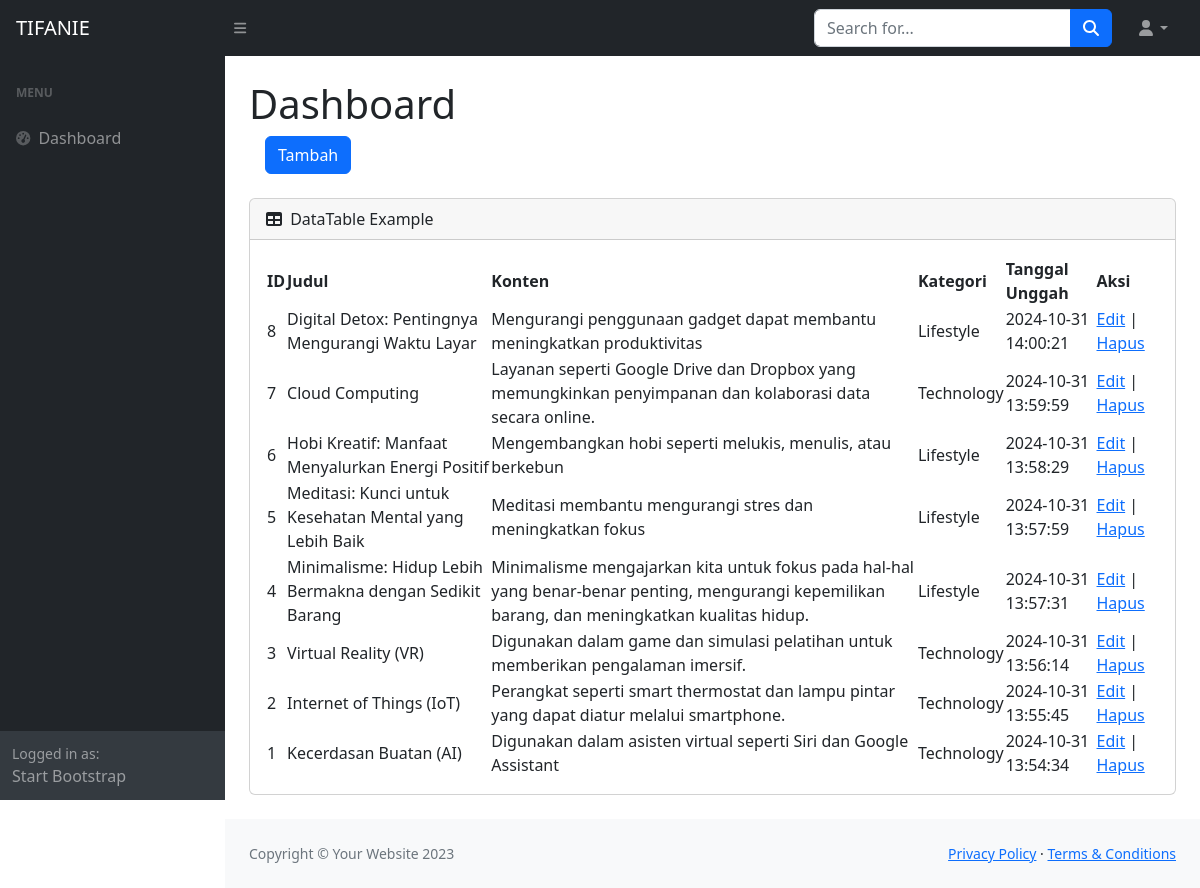
Screenshot of /admin/dashboard.php with the database file from the repository.
### tables this page shows
CREATE TABLE `articles` (
  `article_id` int(11) NOT NULL,
  `user_id` int(11) NOT NULL,
  `category_id` int(11) NOT NULL,
  `title` varchar(255) NOT NULL,
  `content` text NOT NULL,
  `image` varchar(255) DEFAULT NULL,
  `created_at` timestamp NOT NULL DEFAULT current_timestamp(),
  `updated_at` timestamp NOT NULL DEFAULT current_timestamp() ON UPDATE current_timestamp(),
  `upload_time` timestamp NOT NULL DEFAULT current_timestamp(),
  `view_count` int(11) DEFAULT 0,
  `status` enum('Draft','Published','Rejected') DEFAULT 'Draft'
);

CREATE TABLE `categories` (
  `category_id` int(11) NOT NULL,
  `name` varchar(50) NOT NULL
);

### admin/dashboard.php (the view, shortened to what this page needs)
<?php
require '../config.php';
?>
<!DOCTYPE html>
<html lang="en">
<head>
    <link href="https://cdn.jsdelivr.net/npm/simple-datatables@7.1.2/dist/style.min.css" rel="stylesheet" />
    <link href="css/styles.css" rel="stylesheet" />
</head>
<body class="sb-nav-fixed">
    <nav class="sb-topnav navbar navbar-expand navbar-dark bg-dark">
        <a class="navbar-brand ps-3" href="index.html">TIFANIE</a>
        <button class="btn btn-link btn-sm order-1 order-lg-0 me-4 me-lg-0" id="sidebarToggle" href="#!"><i
                class="fas fa-bars"></i></button>
        <form class="d-none d-md-inline-block form-inline ms-auto me-0 me-md-3 my-2 my-md-0">
            <div class="input-group">
                <input class="form-control" type="text" placeholder="Search for..." aria-label="Search for..."
                    aria-describedby="btnNavbarSearch" />
                <button class="btn btn-primary" id="btnNavbarSearch" type="button"><i
                        class="fas fa-search"></i></button>
            </div>
        </form>
        <ul class="navbar-nav ms-auto ms-md-0 me-3 me-lg-4">
            <li class="nav-item dropdown">
                <a class="nav-link dropdown-toggle" id="navbarDropdown" href="#" role="button" data-bs-toggle="dropdown"
                    aria-expanded="false"><i class="fas fa-user fa-fw"></i></a>
            </li>
        </ul>
    </nav>
    <div id="layoutSidenav">
        <div id="layoutSidenav_nav">
            <nav class="sb-sidenav accordion sb-sidenav-dark" id="sidenavAccordion">
                <div class="sb-sidenav-menu">
                    <div class="nav">
                        <div class="sb-sidenav-menu-heading">menu</div>
                        <a class="nav-link" href="tambah.php">
                            <div class="sb-nav-link-icon"><i class="fas fa-tachometer-alt"></i></div>
                            Dashboard
                        </a>
                    </div>
                </div>
                <div class="sb-sidenav-footer">
                    <div class="small">Logged in as:</div>
                    Start Bootstrap
                </div>
            </nav>
        </div>
        <div id="layoutSidenav_content">
            <main>
                <div class="container-fluid px-4">
                    <h1 class="mt-4">Dashboard</h1>
                    <ol class="breadcrumb mb-4">
                        <button class="btn btn-primary ms-3"><a href="../admin/tambah.php" style="color:white; text-decoration:none;">Tambah</a></button>
                    </ol>
                    <div class="card mb-4">
                        <div class="card-header">
                            <i class="fas fa-table me-1"></i>
                            DataTable Example
                        </div>
                        <div class="card-body">
                            <table id="datatablesSimple">
                                <thead>
                                    <tr>
                                    <th>ID</th>
                                    <th>Judul</th>
                                    <th>Konten</th>
                                    <th>Kategori</th>
                                    <th>Tanggal Unggah</th>
                                    <th>Aksi</th>
                                    </tr>
                                </thead>
                                <tbody>
                                    <?php
                                        $result = $conn->query("SELECT articles.*, categories.name AS category_name FROM articles JOIN categories ON articles.category_id = categories.category_id ORDER BY created_at DESC");
                                        while ($article = $result->fetch_assoc()) {
                                            echo "<tr>";
                                            echo "<td>{$article['article_id']}</td>";
                                            echo "<td>{$article['title']}</td>";
                                            echo "<td>{$article['content']}</td>";
                                            echo "<td>{$article['category_name']}</td>";
                                            echo "<td>{$article['upload_time']}</td>";
                                            echo "<td>
                                                    <a href='edit.php?id={$article['article_id']}'>Edit</a> |
                                                    <a href='hapus.php?id={$article['article_id']}' onclick='return confirm(\"Hapus artikel ini?\")'>Hapus</a>
                                                </td>";
                                            echo "</tr>";
                                        }
                                    ?>
                                </tbody>
                            </table>
                        </div>
                    </div>
                </div>
            </main>
            <footer class="py-4 bg-light mt-auto">
                <div class="container-fluid px-4">
                    <div class="d-flex align-items-center justify-content-between small">
                        <div class="text-muted">Copyright &copy; Your Website 2023</div>
                        <div>
                            <a href="#">Privacy Policy</a>
                            &middot;
                            <a href="#">Terms &amp; Conditions</a>
                        </div>
                    </div>
                </div>
            </footer>
        </div>
    </div>
</body>
</html>

### rows the page displays
articles: article_id "8", title "Digital Detox: Pentingnya Mengurangi Waktu Layar", content "Mengurangi penggunaan gadget dapat membantu meningkatkan produktivitas", category.name "Lifestyle", upload_time "2024-10-31 14:00:21"
articles: article_id "7", title "Cloud Computing", content "Layanan seperti Google Drive dan Dropbox yang memungkinkan penyimpanan dan kolaborasi data secara online.", category.name "Technology", upload_time "2024-10-31 13:59:59"
articles: article_id "6", title "Hobi Kreatif: Manfaat Menyalurkan Energi Positif", content "Mengembangkan hobi seperti melukis, menulis, atau berkebun", category.name "Lifestyle", upload_time "2024-10-31 13:58:29"
articles: article_id "5", title "Meditasi: Kunci untuk Kesehatan Mental yang Lebih Baik", content "Meditasi membantu mengurangi stres dan meningkatkan fokus", category.name "Lifestyle", upload_time "2024-10-31 13:57:59"
articles: article_id "4", title "Minimalisme: Hidup Lebih Bermakna dengan Sedikit Barang", content "Minimalisme mengajarkan kita untuk fokus pada hal-hal yang benar-benar penting, mengurangi kepemilikan barang, dan meningkatkan kualitas hidup.", category.name "Lifestyle", upload_time "2024-10-31 13:57:31"
articles: article_id "3", title "Virtual Reality (VR)", content "Digunakan dalam game dan simulasi pelatihan untuk memberikan pengalaman imersif.", category.name "Technology", upload_time "2024-10-31 13:56:14"
articles: article_id "2", title "Internet of Things (IoT)", content "Perangkat seperti smart thermostat dan lampu pintar yang dapat diatur melalui smartphone.", category.name "Technology", upload_time "2024-10-31 13:55:45"
articles: article_id "1", title "Kecerdasan Buatan (AI)", content "Digunakan dalam asisten virtual seperti Siri dan Google Assistant", category.name "Technology", upload_time "2024-10-31 13:54:34"
